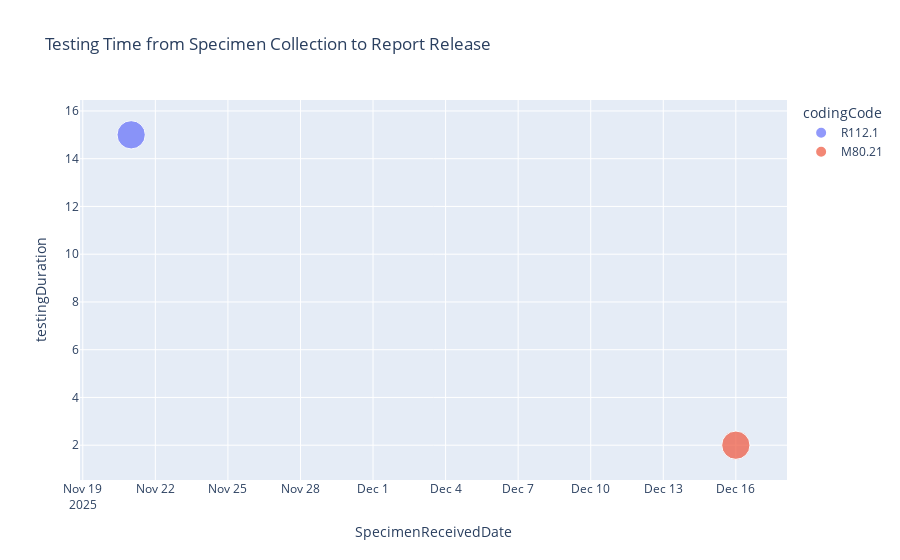

The notebook cell this image was saved under:
### Code cell
# Now the scatter plot will work as expected
fig = px.scatter(
    dfS,
    x="SpecimenReceivedDate",
    y="testingDuration",
    color="codingCode",
    size = "counts",
    title="Testing Time from Specimen Collection to Report Release"
)

fig.show()

### Figure 1 — Plotly figure (JSON) as saved in the notebook; plotly's stock layout.template omitted (floating-point values rounded to 4 significant figures)
{"data": [{"hovertemplate": "codingCode=R112.1<br>SpecimenReceivedDate=%{x}<br>testingDuration=%{y}<br>counts=%{marker.size}<extra></extra>", "legendgroup": "R112.1", "marker": {"color": "#636efa", "size": [1], "sizemode": "area", "sizeref": 0.0025, "symbol": "circle"}, "mode": "markers", "name": "R112.1", "orientation": "v", "showlegend": true, "x": ["2025-11-21T00:00:00.000000000"], "xaxis": "x", "y": [15.0], "yaxis": "y", "type": "scatter"}, {"hovertemplate": "codingCode=M80.21<br>SpecimenReceivedDate=%{x}<br>testingDuration=%{y}<br>counts=%{marker.size}<extra></extra>", "legendgroup": "M80.21", "marker": {"color": "#EF553B", "size": [1], "sizemode": "area", "sizeref": 0.0025, "symbol": "circle"}, "mode": "markers", "name": "M80.21", "orientation": "v", "showlegend": true, "x": ["2025-12-16T00:00:00.000000000"], "xaxis": "x", "y": [2.0], "yaxis": "y", "type": "scatter"}], "layout": {"xaxis": {"anchor": "y", "domain": [0.0, 1.0], "title": {"text": "SpecimenReceivedDate"}}, "yaxis": {"anchor": "x", "domain": [0.0, 1.0], "title": {"text": "testingDuration"}}, "legend": {"title": {"text": "codingCode"}, "tracegroupgap": 0, "itemsizing": "constant"}, "title": {"text": "Testing Time from Specimen Collection to Report Release"}}}
